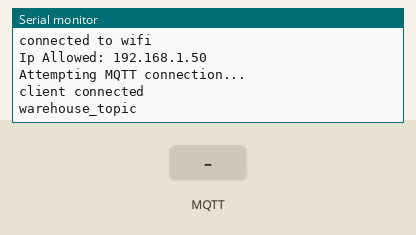
The sketch below on a simulated ESP8266 (NodeMCU). Parts: the last lines printed to the serial monitor. The test bench sets the inputs (shaded band). WiFi joins after 1.5 s; servers stay silent unless stated; no MQTT or app messages arrive unless stated.

Above: at 2.7 s.
2.8 s: MQTT message "1" arrives on the first subscribed topic
At 3.6 s:
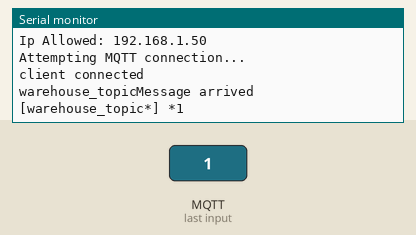
4.3 s: MQTT message "on" arrives on the first subscribed topic
At 4.7 s:
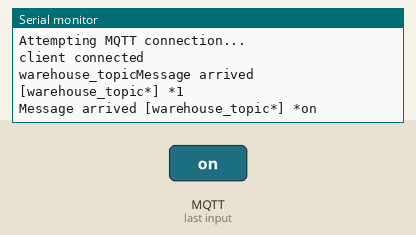
5.8 s: MQTT message "off" arrives on the first subscribed topic
At 7.1 s:
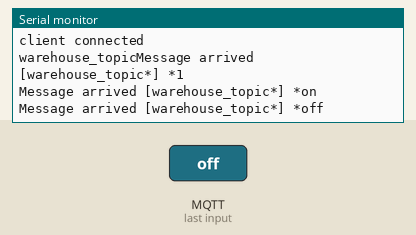

Measured:
- after the input at 2.8 s, the serial monitor: prints a new line at once (image 1)
- after the input at 4.3 s, the serial monitor: prints a new line at once (image 2)
- after the input at 5.8 s, the serial monitor: prints a new line at once (image 3)

The sketch:

warehouse_subscriberr_esp8266.ino
```cpp
#include <ESP8266WiFi.h>
#include <PubSubClient.h>
WiFiClient esp8266_client;
PubSubClient client(esp8266_client);
const char *WIFI_SSID = "Inam ul Rehman";
const char *WIFI_PASS = "in123456";
const char *mqtt_server = "broker.mqttdashboard.com";
const int mqtt_port = 1883;
String client_id = "ESP8266" + String(WiFi.macAddress());
const char *user_name = "inamul";
const char *user_password = "12345678";
const char *topic = "warehouse_topic";

void callback(char *topic, byte *payload, unsigned int length){
    Serial.print("Message arrived [");
    Serial.print(topic);
    Serial.print("*] *");
    for(int i=0; i<length; i++){
       Serial.print((char)payload[i]);
      }
      Serial.println();
      if((char)payload[0] == '1'){
        digitalWrite(12,HIGH);
        }
      else if((char)payload[0] == '0'){
         digitalWrite(12,LOW);
        }
    }
void setup() {
   Serial.begin(9600);
   pinMode( 12,OUTPUT); //D6
   connect_ToWifi();
   client.setServer(mqtt_server,mqtt_port);
   client.setCallback(callback);
}
void connect_ToWifi()
{
    WiFi.begin(WIFI_SSID,WIFI_PASS);

    while (WiFi.status() != WL_CONNECTED)
    {
        Serial.print(">");
        delay(50);
        Serial.println("< con >");
    }
    Serial.println("connected to wifi");
    Serial.print("Ip Allowed: ");
    Serial.println(WiFi.localIP());

}
void reconnect(){
  while(!client.connected()){
    Serial.println("Attempting MQTT connection...");
    if(client.connect(client_id.c_str(),user_name,user_password)){
        Serial.println("client connected");
        client.subscribe(topic);
        Serial.print(topic);
      }
      else{
        Serial.print("Failed to connect client ");
        Serial.print(client.state());
        Serial.println("try again in 5 seconds");
        delay(5000);
        }
    }

  }

void loop() {

 if (!client.connected()) {
    reconnect();
  }
 client.loop();

}
```
